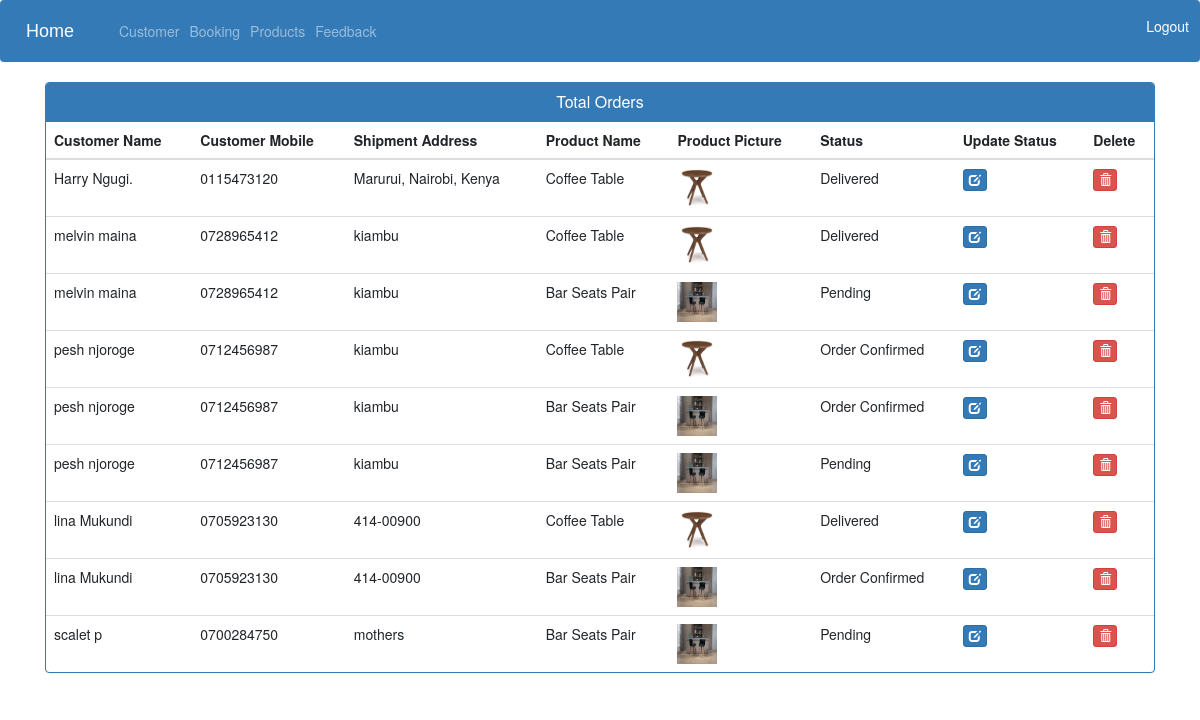
Page /admin-view-booking (signed in) on the committed database.
### ecom/models.py (models this page shows, shortened)
class Customer(models.Model):
    user=models.OneToOneField(User,on_delete=models.CASCADE)
    profile_pic= models.ImageField(upload_to='profile_pic/CustomerProfilePic/',null=True,blank=True)
    address = models.CharField(max_length=40)
    mobile = models.CharField(max_length=20,null=False)
    @property
    def get_name(self):
        return self.user.first_name+" "+self.user.last_name

class Orders(models.Model):
    STATUS =(
        ('Pending','Pending'),
        ('Order Confirmed','Order Confirmed'),
        ('Out for Delivery','Out for Delivery'),
        ('Delivered','Delivered'),
    )
    customer=models.ForeignKey('Customer', on_delete=models.CASCADE,null=True)
    product=models.ForeignKey('Product',on_delete=models.CASCADE,null=True)
    email = models.CharField(max_length=50,null=True)
    address = models.CharField(max_length=500,null=True)
    mobile = models.CharField(max_length=20,null=True)
    order_date= models.DateField(auto_now_add=True,null=True)
    status=models.CharField(max_length=50,null=True,choices=STATUS)

class Product(models.Model):
    name=models.CharField(max_length=40)
    product_image= models.ImageField(upload_to='product_image/',null=True,blank=True)
    price = models.PositiveIntegerField()
    description=models.CharField(max_length=40)

### ecom/views.py (the view)
# urls.py: path('admin-view-booking', views.admin_view_booking_view,name='admin-view-booking'),
@login_required(login_url='adminlogin')
def admin_view_booking_view(request):
    orders=models.Orders.objects.all()
    ordered_products=[]
    ordered_bys=[]
    for order in orders:
        ordered_product=models.Product.objects.all().filter(id=order.product.id)
        ordered_by=models.Customer.objects.all().filter(id = order.customer.id)
        ordered_products.append(ordered_product)
        ordered_bys.append(ordered_by)
    return render(request,'ecom/admin_view_booking.html',{'data':zip(ordered_products,ordered_bys,orders)})

### templates/ecom/admin_view_booking.html (shortened to what this page needs)
{% extends 'ecom/admin_base.html' %}
{% load static %}
{% block content %}
<head>
  <link href="//netdna.bootstrapcdn.com/bootstrap/3.0.0/css/bootstrap.min.css" rel="stylesheet" id="bootstrap-css">
</head>
<div class="container">
  <div class="panel panel-primary">
    <div class="panel-heading">
      <h6 class="panel-title">Total Orders</h6>
    </div>
    <table class="table table-hover" id="dev-table">
      <thead>
        <tr>
          <th>Customer Name</th>
          <th>Customer Mobile</th>
          <th>Shipment Address</th>
          <th>Product Name</th>
          <th>Product Picture</th>
          <th>Status</th>
          <th>Update Status</th>
          <th>Delete</th>
        </tr>
      </thead>
      {% for product,customer,order in data %}
      <tr>
        {% for c in customer %}
        <td> {{c.get_name}}</td>
        <td>{{c.mobile}}</td>
        <td>{{order.address}}</td>
        {% endfor %}
        {% for p in product %}
        <td> {{p.name}}</td>
        <td> <img src="{% static p.product_image.url %}" alt="Profile Pic" height="40px" width="40px" /></td>
        <td>{{order.status}}</td>
        <td><a class="btn btn-primary btn-xs" href="{% url 'update-order' order.id  %}"><span class="glyphicon glyphicon-edit"></span></a></td>
        <td><a class="btn btn-danger btn-xs" href="{% url 'delete-order' order.id  %}"><span class="glyphicon glyphicon-trash"></span></a></td>
        {% endfor %}
      </tr>
      {% endfor %}
    </table>
  </div>
</div>
{% endblock content %}

### templates/ecom/admin_view_booking.html (style rules this page uses)
a:link { text-decoration: none; }
h6 { text-align: center; }

### rows in the picture
Orders: address "Marurui, Nairobi, Kenya", status "Delivered"
Customer: get_name "Harry Ngugi.", mobile "0115473120"
Product: name "Coffee Table", product_image (picture)
Orders: address "kiambu", status "Delivered"
Customer: get_name "melvin maina", mobile "0728965412"
Orders: address "kiambu", status "Pending"
Product: name "Bar Seats Pair", product_image (picture)
Orders: address "kiambu", status "Order Confirmed"
Customer: get_name "pesh njoroge", mobile "0712456987"
Orders: address "kiambu", status "Order Confirmed"
Orders: address "kiambu", status "Pending"
Orders: address "414-00900", status "Delivered"
Customer: get_name "lina Mukundi", mobile "0705923130"
Orders: address "414-00900", status "Order Confirmed"
Orders: address "mothers", status "Pending"
Customer: get_name "scalet p", mobile "0700284750"
